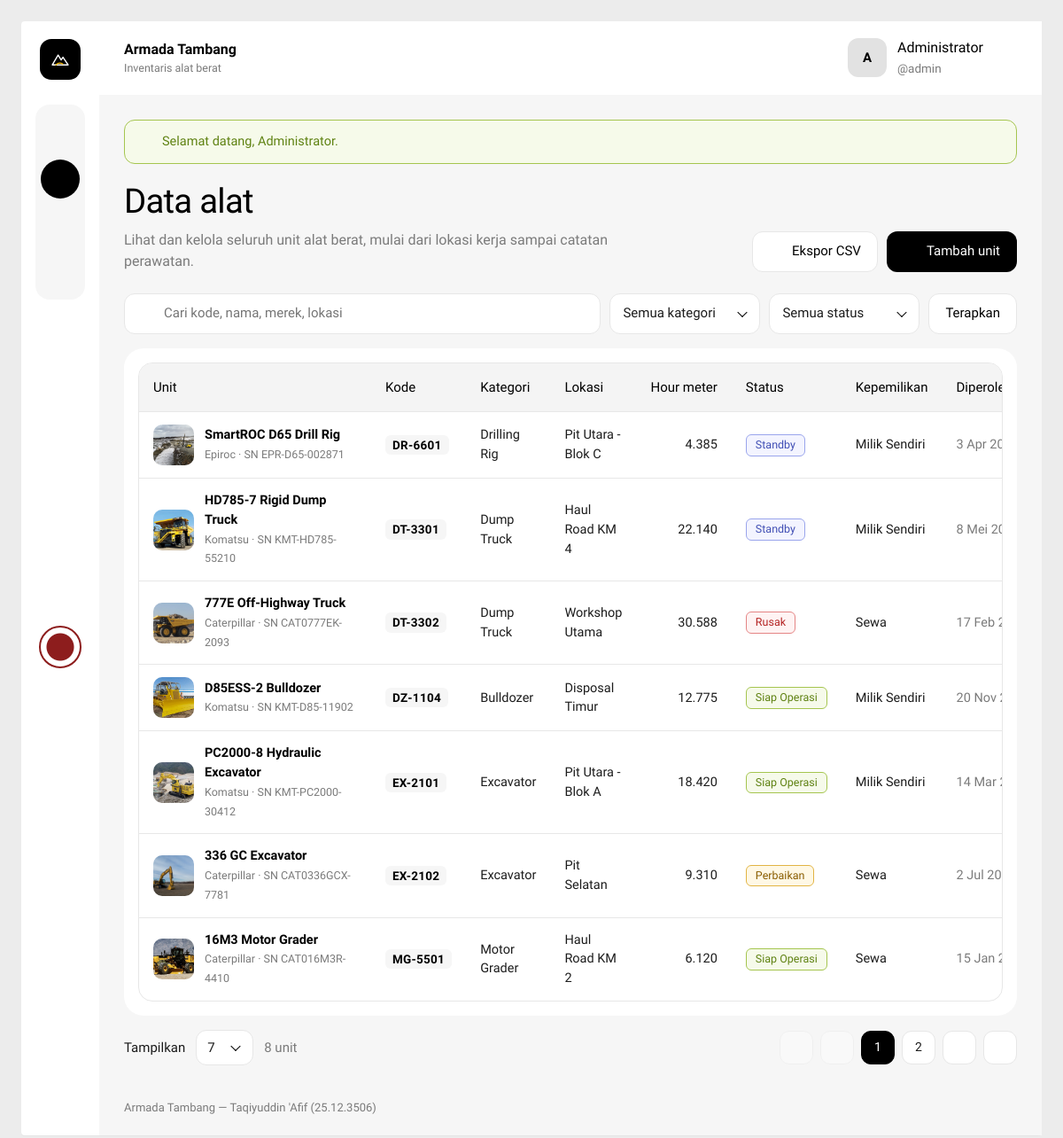
The page /alat.php (signed in) on the database its author committed.
### tables this page shows
CREATE TABLE `alat` (
  `id_alat` int(11) NOT NULL,
  `kode_unit` varchar(20) NOT NULL,
  `nama_alat` varchar(120) NOT NULL,
  `merek` varchar(60) NOT NULL,
  `id_kategori` int(11) NOT NULL,
  `nomor_seri` varchar(40) NOT NULL,
  `lokasi` varchar(100) NOT NULL,
  `jam_operasi` int(10) UNSIGNED NOT NULL DEFAULT 0,
  `kepemilikan` enum('Milik Sendiri','Sewa') NOT NULL DEFAULT 'Milik Sendiri',
  `status` enum('Siap Operasi','Standby','Perbaikan','Rusak') NOT NULL DEFAULT 'Siap Operasi',
  `tanggal_perolehan` date NOT NULL,
  `catatan` text DEFAULT NULL,
  `foto` varchar(255) DEFAULT NULL,
  `created_at` timestamp NOT NULL DEFAULT current_timestamp()
);

CREATE TABLE `kategori` (
  `id_kategori` int(11) NOT NULL,
  `nama_kategori` varchar(80) NOT NULL,
  `deskripsi` text DEFAULT NULL
);

### alat.php (the view, shortened to what this page needs)
<?php
require_once __DIR__ . '/includes/init.php';
$menu_aktif = 'alat';
$q = input($_GET, 'q');
$f_status = input($_GET, 'status');
$f_kategori = (int) input($_GET, 'kategori');
$pilihan_tampil = [5, 7, 10, 20];
$per_halaman = (int) input($_GET, 'tampil');
if (!in_array($per_halaman, $pilihan_tampil, true)) {
    $per_halaman = 7;
}
if (!array_key_exists($f_status, daftar_status())) {
    $f_status = '';
}
$kondisi = [];
$tipe = '';
$nilai = [];
$where = $kondisi ? 'WHERE ' . implode(' AND ', $kondisi) : '';
$stmt = $conn->prepare("SELECT COUNT(*) FROM alat a $where");
$stmt->execute();
$total = (int) $stmt->get_result()->fetch_row()[0];
$jumlah_halaman = max(1, (int) ceil($total / $per_halaman));
$halaman = (int) input($_GET, 'hal');
$halaman = min(max(1, $halaman), $jumlah_halaman);
$offset = ($halaman - 1) * $per_halaman;
$stmt = $conn->prepare(
    "SELECT a.*, k.nama_kategori
     FROM alat a JOIN kategori k ON k.id_kategori = a.id_kategori
     $where
     ORDER BY a.kode_unit ASC
     LIMIT ? OFFSET ?"
);
$tipe_data = $tipe . 'ii';
$nilai_data = array_merge($nilai, [$per_halaman, $offset]);
$stmt->bind_param($tipe_data, ...$nilai_data);
$stmt->execute();
$data = $stmt->get_result()->fetch_all(MYSQLI_ASSOC);
$awal = max(1, $halaman - 2);
$akhir = min($jumlah_halaman, $awal + 4);
$awal = max(1, $akhir - 4);
require __DIR__ . '/includes/header.php';
?>
<div class="page-head">
  <div>
    <h1>Data alat</h1>
    <p class="muted">Lihat dan kelola seluruh unit alat berat, mulai dari lokasi kerja sampai catatan perawatan.</p>
  </div>
  <div class="head-actions">
    <a href="<?= e(url_dengan('alat_export.php', ['hal' => '', 'tampil' => ''])) ?>" class="btn btn-outline"><?= icon('export', 18) ?> Ekspor CSV</a>
    <a href="alat_form.php" class="btn btn-dark"><?= icon('plus', 18) ?> Tambah unit</a>
  </div>
</div>
<form class="filters" method="get" action="alat.php" data-autosubmit>
  <label class="search">
    <?= icon('search', 18) ?>
    <input type="search" name="q" value="<?= e($q) ?>" placeholder="Cari kode, nama, merek, lokasi" aria-label="Cari unit">
  </label>
  <label class="select">
    <select name="kategori" aria-label="Filter kategori">
      <option value="">Semua kategori</option>
    </select>
  </label>
  <label class="select">
    <select name="status" aria-label="Filter status">
      <option value="">Semua status</option>
    </select>
  </label>
  <button type="submit" class="btn btn-outline">Terapkan</button>
</form>
<section class="panel table-panel">
  <?php if (!$data): ?>
    <div class="empty-state">
      <?= icon('truck', 32) ?>
      <?php if ($q !== '' || $f_status !== '' || $f_kategori > 0): ?>
        <h2>Tidak ada unit yang cocok</h2>
        <p class="muted">Ubah kata kunci atau filter, atau <a class="link" href="alat.php">tampilkan semua unit</a>.</p>
      <?php else: ?>
        <h2>Belum ada unit tercatat</h2>
        <p class="muted">Mulai dengan menambahkan unit alat berat pertama.</p>
        <a href="alat_form.php" class="btn btn-dark"><?= icon('plus', 18) ?> Tambah unit</a>
      <?php endif; ?>
    </div>
  <?php else: ?>
    <div class="table-wrap">
      <table class="table table-units">
        <thead>
          <tr>
            <th>Unit</th>
            <th>Kode</th>
            <th>Kategori</th>
            <th>Lokasi</th>
            <th class="num">Hour meter</th>
            <th>Status</th>
            <th>Kepemilikan</th>
            <th>Diperoleh</th>
          </tr>
        </thead>
        <tbody>
          <?php foreach ($data as $row): ?>
            <tr>
              <td>
                <div class="unit-cell">
                  <?php if ($row['foto']): ?>
                    <img src="uploads/<?= e($row['foto']) ?>" alt="" class="thumb" loading="lazy">
                  <?php else: ?>
                    <span class="thumb thumb-empty"><?= icon('truck', 18) ?></span>
                  <?php endif; ?>
                  <span>
                    <strong><?= e($row['nama_alat']) ?></strong>
                    <small><?= e($row['merek']) ?> &middot; SN <?= e($row['nomor_seri']) ?></small>
                  </span>
                </div>
              </td>
              <td><span class="unit-code"><?= e($row['kode_unit']) ?></span></td>
              <td><?= e($row['nama_kategori']) ?></td>
              <td><?= e($row['lokasi']) ?></td>
              <td class="num"><?= format_angka($row['jam_operasi']) ?></td>
              <td><?= badge_status($row['status']) ?></td>
              <td><?= e($row['kepemilikan']) ?></td>
              <td class="muted nowrap"><?= e(format_tanggal($row['tanggal_perolehan'])) ?></td>
            </tr>
          <?php endforeach; ?>
        </tbody>
      </table>
    </div>
  <?php endif; ?>
</section>
<div class="table-foot">
  <form method="get" action="alat.php" class="show-data">
    <label for="tampil">Tampilkan</label>
    <span class="select select-sm">
      <select name="tampil" id="tampil" data-submit-on-change>
        <?php foreach ($pilihan_tampil as $n): ?>
          <option value="<?= $n ?>" <?= $n === $per_halaman ? 'selected' : '' ?>><?= $n ?></option>
        <?php endforeach; ?>
      </select>
    </span>
    <span class="muted"><?= $total ?> unit</span>
  </form>
  <?php if ($jumlah_halaman > 1): ?>
    <nav class="pager" aria-label="Halaman">
      <?php
      $sebelum = max(1, $halaman - 1);
      $sesudah = min($jumlah_halaman, $halaman + 1);
      ?>
      <a class="pg<?= $halaman === 1 ? ' is-disabled' : '' ?>" href="<?= e(url_dengan('alat.php', ['hal' => 1])) ?>" aria-label="Halaman pertama"><?= icon('chevs-l', 16) ?></a>
      <a class="pg<?= $halaman === 1 ? ' is-disabled' : '' ?>" href="<?= e(url_dengan('alat.php', ['hal' => $sebelum])) ?>" aria-label="Sebelumnya"><?= icon('chev-l', 16) ?></a>
      <?php for ($i = $awal; $i <= $akhir; $i++): ?>
        <a class="pg<?= $i === $halaman ? ' is-current' : '' ?>" href="<?= e(url_dengan('alat.php', ['hal' => $i])) ?>" <?= $i === $halaman ? 'aria-current="page"' : '' ?>><?= $i ?></a>
      <?php endfor; ?>
      <a class="pg<?= $halaman === $jumlah_halaman ? ' is-disabled' : '' ?>" href="<?= e(url_dengan('alat.php', ['hal' => $sesudah])) ?>" aria-label="Berikutnya"><?= icon('chev-r', 16) ?></a>
      <a class="pg<?= $halaman === $jumlah_halaman ? ' is-disabled' : '' ?>" href="<?= e(url_dengan('alat.php', ['hal' => $jumlah_halaman])) ?>" aria-label="Halaman terakhir"><?= icon('chevs-r', 16) ?></a>
    </nav>
  <?php endif; ?>
</div>
<?php require __DIR__ . '/includes/footer.php'; ?>

### includes/header.php (shortened to what this page needs)
<?php
$menu_aktif = isset($menu_aktif) ? $menu_aktif : '';
$menu = [
    ['kunci' => 'dashboard', 'label' => 'Dashboard',     'url' => 'dashboard.php', 'ikon' => 'grid'],
    ['kunci' => 'alat',      'label' => 'Data alat',     'url' => 'alat.php',      'ikon' => 'truck'],
    ['kunci' => 'tambah',    'label' => 'Tambah unit',   'url' => 'alat_form.php', 'ikon' => 'plus'],
    ['kunci' => 'kategori',  'label' => 'Kategori alat', 'url' => 'kategori.php',  'ikon' => 'layers'],
];
$nama_user = isset($_SESSION['nama_lengkap']) ? $_SESSION['nama_lengkap'] : 'Pengguna';
$username = isset($_SESSION['username']) ? $_SESSION['username'] : '';
$flash = get_flash();
?>
<!DOCTYPE html>
<html lang="id">
<head>
  <link rel="stylesheet" href="assets/css/style.css">
</head>
<body>
<div class="shell">
  <aside class="rail" aria-label="Menu utama">
    <a class="brand" href="dashboard.php" title="Armada Tambang"><?= logo_mark() ?></a>
    <nav class="rail-nav">
      <?php foreach ($menu as $item): ?>
        <a href="<?= e($item['url']) ?>"
           class="rail-link<?= $item['kunci'] === $menu_aktif ? ' is-active' : '' ?>"
           data-label="<?= e($item['label']) ?>" aria-label="<?= e($item['label']) ?>"
           <?= $item['kunci'] === $menu_aktif ? 'aria-current="page"' : '' ?>>
          <?= icon($item['ikon']) ?>
        </a>
      <?php endforeach; ?>
    </nav>
    <a class="rail-logout" href="logout.php" data-label="Logout" aria-label="Logout"><?= icon('logout', 18) ?></a>
  </aside>
  <div class="main">
    <header class="topbar">
      <a class="topbar-brand" href="dashboard.php">
        <span>Armada Tambang<small>Inventaris alat berat</small></span>
      </a>
      <div class="usermenu" data-dropdown>
        <button type="button" class="user-chip" data-dropdown-toggle aria-expanded="false">
          <span class="avatar"><?= e(inisial($nama_user)) ?></span>
          <span class="user-text">
            <strong><?= e($nama_user) ?></strong>
            <small>@<?= e($username) ?></small>
          </span>
          <?= icon('chev-d', 16) ?>
        </button>
      </div>
    </header>
    <main class="content">
      <?php if ($flash): ?>
        <div class="toast toast-<?= $flash['tipe'] === 'error' ? 'error' : 'ok' ?>" role="status" data-toast>
          <?= icon($flash['tipe'] === 'error' ? 'alert' : 'check', 18) ?>
          <span><?= e($flash['pesan']) ?></span>
          <button type="button" class="toast-close" aria-label="Tutup" data-toast-close><?= icon('x', 16) ?></button>
        </div>
      <?php endif; ?>

### includes/functions.php (shortened to what this page needs)
<?php
function e($teks)
{
    return htmlspecialchars((string) $teks, ENT_QUOTES, 'UTF-8');
}
function input($sumber, $kunci)
{
    return (isset($sumber[$kunci]) && is_scalar($sumber[$kunci])) ? trim((string) $sumber[$kunci]) : '';
}
function get_flash()
{
    $flash = $_SESSION['flash'];
    return $flash;
}
function daftar_status()
{
    return [
        'Siap Operasi' => 'ok',
        'Standby'      => 'idle',
        'Perbaikan'    => 'repair',
        'Rusak'        => 'down',
    ];
}
function badge_status($status)
{
    $peta = daftar_status();
    $kelas = isset($peta[$status]) ? $peta[$status] : 'idle';
    return '<span class="pill pill-' . $kelas . '">' . e($status) . '</span>';
}
function format_tanggal($tanggal)
{
    $bulan = [1 => 'Jan', 'Feb', 'Mar', 'Apr', 'Mei', 'Jun', 'Jul', 'Agu', 'Sep', 'Okt', 'Nov', 'Des'];
    $t = strtotime($tanggal);
    return date('j', $t) . ' ' . $bulan[(int) date('n', $t)] . ' ' . date('Y', $t);
}
function format_angka($angka)
{
    return number_format((int) $angka, 0, ',', '.');
}
function url_dengan($halaman, $ubah)
{
    $param = array_merge($_GET, $ubah);
    foreach ($param as $k => $v) {
        if ($v === '' || $v === null) {
            unset($param[$k]);
        }
    }
    return $halaman . ($param ? '?' . http_build_query($param) : '');
}
function inisial($nama)
{
    $kata = preg_split('/\s+/', trim($nama));
    $hasil = '';
    foreach (array_slice($kata, 0, 2) as $k) {
        $hasil .= mb_strtoupper(mb_substr($k, 0, 1));
    }
    return $hasil;
}
function icon($nama, $ukuran = 20)
{
    $isi = isset($path[$nama]) ? $path[$nama] : '';
    return '<svg class="ic" width="' . $ukuran . '" height="' . $ukuran . '" viewBox="0 0 24 24" fill="none" stroke="currentColor" stroke-width="1.6" stroke-linecap="round" stroke-linejoin="round" aria-hidden="true">' . $isi . '</svg>';
}
function logo_mark()
{
    return '<svg viewBox="0 0 32 32" width="22" height="22" aria-hidden="true"><path d="M3 25 12.5 9l5 8 3-4.5L29 25Z" fill="none" stroke="currentColor" stroke-width="2" stroke-linejoin="round"/><path d="M9 25c3-3.2 7.5-3.6 11-1.6" fill="none" stroke="#f2b705" stroke-width="2" stroke-linecap="round"/></svg>';
}

### includes/footer.php (shortened to what this page needs)
    </main>
    <footer class="foot">
      Armada Tambang &mdash; Taqiyuddin 'Afif (25.12.3506)
    </footer>
  </div>
</div>
</body>
</html>

### rows shown on the page
alat: foto (picture), nama_alat "SmartROC D65 Drill Rig", merek "Epiroc", nomor_seri "EPR-D65-002871", kode_unit "DR-6601", id_kategori.nama_kategori "Drilling Rig", lokasi "Pit Utara - Blok C", jam_operasi "4.385", status "Standby", kepemilikan "Milik Sendiri", tanggal_perolehan "3 Apr…"
alat: foto (picture), nama_alat "HD785-7 Rigid Dump Truck", merek "Komatsu", nomor_seri "KMT-HD785-55210", kode_unit "DT-3301", id_kategori.nama_kategori "Dump Truck", lokasi "Haul Road KM 4", jam_operasi "22.140", status "Standby", kepemilikan "Milik Sendiri", tanggal_perolehan "8 Mei…"
alat: foto (picture), nama_alat "777E Off-Highway Truck", merek "Caterpillar", nomor_seri "CAT0777EK-2093", kode_unit "DT-3302", id_kategori.nama_kategori "Dump Truck", lokasi "Workshop Utama", jam_operasi "30.588", status "Rusak", kepemilikan "Sewa", tanggal_perolehan "17 Feb…"
alat: foto (picture), nama_alat "D85ESS-2 Bulldozer", merek "Komatsu", nomor_seri "KMT-D85-11902", kode_unit "DZ-1104", id_kategori.nama_kategori "Bulldozer", lokasi "Disposal Timur", jam_operasi "12.775", status "Siap Operasi", kepemilikan "Milik Sendiri", tanggal_perolehan "20 Nov…"
alat: foto (picture), nama_alat "PC2000-8 Hydraulic Excavator", merek "Komatsu", nomor_seri "KMT-PC2000-30412", kode_unit "EX-2101", id_kategori.nama_kategori "Excavator", lokasi "Pit Utara - Blok A", jam_operasi "18.420", status "Siap Operasi", kepemilikan "Milik Sendiri", tanggal_perolehan "14 Mar…"
alat: foto (picture), nama_alat "336 GC Excavator", merek "Caterpillar", nomor_seri "CAT0336GCX-7781", kode_unit "EX-2102", id_kategori.nama_kategori "Excavator", lokasi "Pit Selatan", jam_operasi "9.310", status "Perbaikan", kepemilikan "Sewa", tanggal_perolehan "2 Jul…"
alat: foto (picture), nama_alat "16M3 Motor Grader", merek "Caterpillar", nomor_seri "CAT016M3R-4410", kode_unit "MG-5501", id_kategori.nama_kategori "Motor Grader", lokasi "Haul Road KM 2", jam_operasi "6.120", status "Siap Operasi", kepemilikan "Sewa", tanggal_perolehan "15 Jan…"

### other values the page prints
inisial($nama_user) "A"
$nama_user "Administrator"
$username "admin"
$flash['pesan'] "Selamat datang, Administrator."
$total "8"
form field tampil "7"
